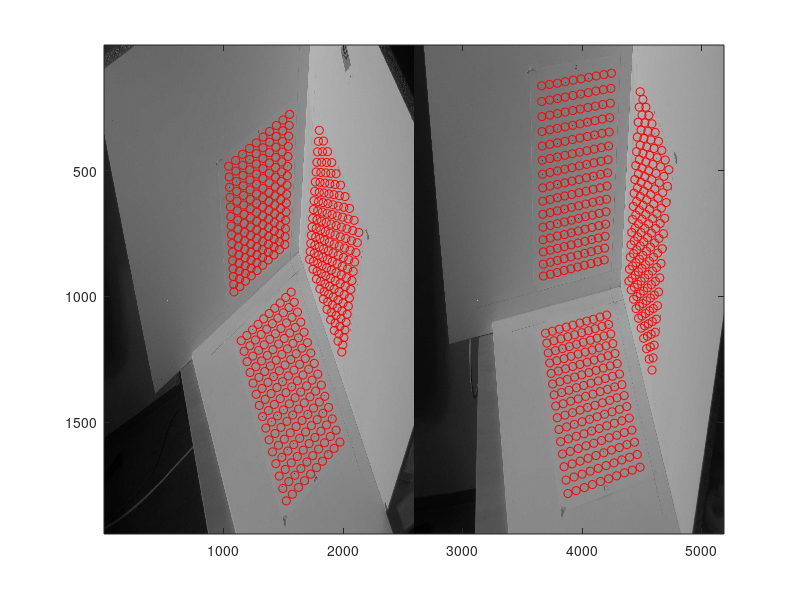

MATLAB code to generate this figure: (Note: this script raises an error after producing the figure.)

load('tridata','x','y1','y2','im1','im2','C1','C2');

figure(1);image([im1 im2]);
colormap(gray(256));hold on;
for k=1:size(y1,2),
plot(y1(2,k),y1(1,k),'ro');
plot(y2(2,k)+size(im1,2),y2(1,k),'ro');
end
hold off;
%%
xrec=[];
for ix=1:length(y1),
recpoint = tri(y1(:,ix), y2(:,ix), C1, C2);
xrec=[xrec recpoint];
end

figure(3);plot3(xrec(1,:),xrec(2,:),xrec(3,:),'o');

%%

e = []

for i=1:length(x),
    e = [e sqrt(sum((x(:,i)-xrec(:,i)).^2))];
end

disp('Mean:');
mean(e)
disp('STD:');
std(e)

%%

y1e = C1*x;
y2e = C2*x;
e1 = [];
e2 = [];

for i=1:length(x),
    y1e_ = vgg_get_nonhomg(y1e);
    y2e_ = vgg_get_nonhomg(y2e);
    e1 = [e1 sqrt(sum((y1(1:2,i)-y1e_(:,i)).^2))];
    e2 = [e2 sqrt(sum((y2(1:2,i)-y2e_(:,i)).^2))];
end

disp('Mean 1:');
mean(e1)
disp('STD 1:');
std(e1)

disp('Mean 2:');
mean(e2)
disp('STD 2:');
std(e2)
